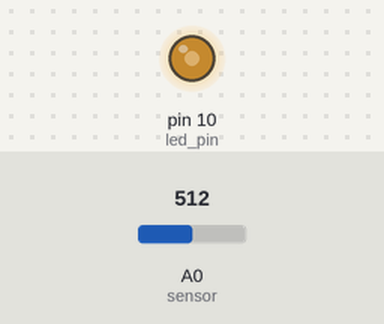
Bench run of a sketch on a simulated Arduino Uno, built with avr-gcc and run on an emulated ATmega328P. Shown: output pins drawn as LEDs (lit = HIGH). The test bench sets the inputs (shaded band); at power-on: A0 (sensor) = 512.

Above: at 1.2 s.
1.3 s: A0 (sensor) set to 716
At 2.0 s:
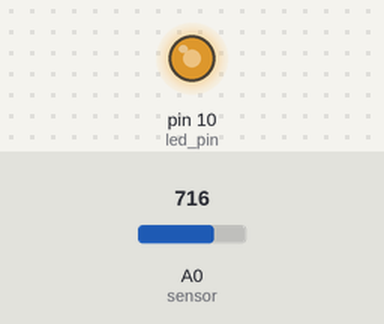
2.8 s: A0 (sensor) set to 900
At 3.1 s:
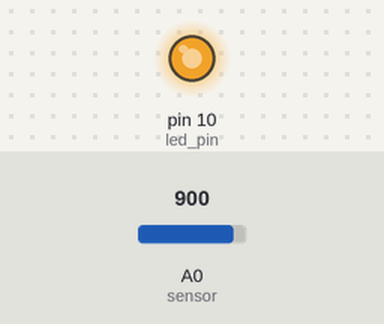
4.3 s: A0 (sensor) set to 122
At 5.5 s:
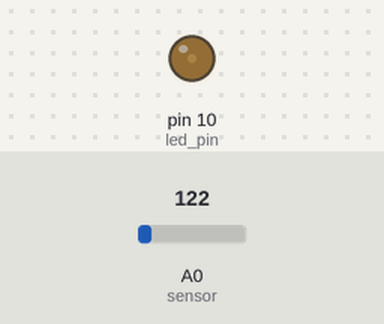
5.8 s: A0 (sensor) set to 0
At 6.6 s:
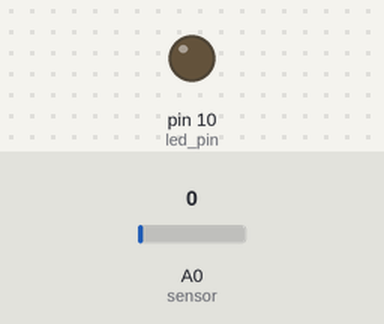
7.3 s: A0 (sensor) set to 511
At 7.7 s:
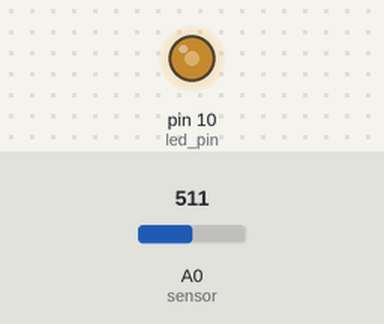
Timing chart, 0 to 9.8 s (numbered marks = the images above; inputs shaded):
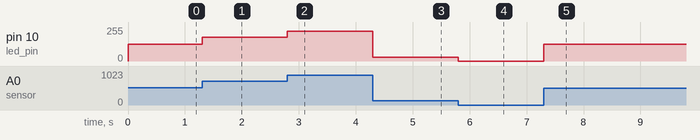

The sketch:

sketch.ino
```cpp
int led_pin = 10;  // Pin LED
int lux;           // Variabel untuk membaca nilai cahaya
int i;             // Nilai yang dimapping untuk PWM

void setup() {
  pinMode(led_pin, OUTPUT); // Set LED sebagai output
}

void loop() {
  lux = analogRead(A0);           // Baca nilai dari sensor LDR
  i = map(lux, 0, 1023, 0, 255);  // Konversi nilai analog ke PWM
  analogWrite(led_pin, i);        // Atur kecerahan LED
}
```

Measured:
- after the input at 1.3 s, pin 10 (led_pin): 127/255 → 178/255 at once
- after the input at 2.8 s, pin 10 (led_pin): 178/255 → 224/255 at once
- after the input at 4.3 s, pin 10 (led_pin): 224/255 → 30/255 at once
- after the input at 5.8 s, pin 10 (led_pin): 30/255 → 0/255 at once
- after the input at 7.3 s, pin 10 (led_pin): 0/255 → 127/255 at once
